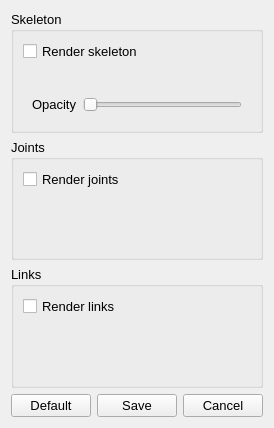
<?xml version="1.0" encoding="UTF-8"?>
<ui version="4.0">
 <class>RenderingOptionsWidget</class>
 <widget class="QWidget" name="RenderingOptionsWidget">
  <property name="windowModality">
   <enum>Qt::ApplicationModal</enum>
  </property>
  <property name="geometry">
   <rect>
    <x>0</x>
    <y>0</y>
    <width>240</width>
    <height>428</height>
   </rect>
  </property>
  <property name="font">
   <font>
    <pointsize>10</pointsize>
   </font>
  </property>
  <property name="windowTitle">
   <string>Form</string>
  </property>
  <layout class="QVBoxLayout" name="verticalLayout">
   <item>
    <widget class="QGroupBox" name="skeleton_rendering_options">
     <property name="font">
      <font>
       <pointsize>10</pointsize>
      </font>
     </property>
     <property name="title">
      <string>Skeleton</string>
     </property>
     <property name="checkable">
      <bool>false</bool>
     </property>
     <layout class="QVBoxLayout" name="verticalLayout_2">
      <item>
       <widget class="QCheckBox" name="skeleton_render">
        <property name="text">
         <string>Render skeleton</string>
        </property>
       </widget>
      </item>
      <item>
       <widget class="BaseEntityComboBox" name="skeleton_color" native="true"/>
      </item>
      <item>
       <widget class="QWidget" name="widget" native="true">
        <layout class="QHBoxLayout" name="horizontalLayout">
         <item>
          <widget class="QLabel" name="opacityLabel">
           <property name="text">
            <string>Opacity</string>
           </property>
          </widget>
         </item>
         <item>
          <widget class="QSlider" name="opacity_horizontalSlider">
           <property name="orientation">
            <enum>Qt::Horizontal</enum>
           </property>
          </widget>
         </item>
        </layout>
       </widget>
      </item>
     </layout>
    </widget>
   </item>
   <item>
    <widget class="QGroupBox" name="joint_rendering_options">
     <property name="title">
      <string>Joints</string>
     </property>
     <layout class="QVBoxLayout" name="verticalLayout_3">
      <item>
       <widget class="QCheckBox" name="joint_render">
        <property name="text">
         <string>Render joints</string>
        </property>
       </widget>
      </item>
      <item>
       <widget class="FileChooser" name="joint_model_file" native="true"/>
      </item>
      <item>
       <widget class="BaseEntityComboBox" name="joint_color" native="true"/>
      </item>
      <item>
       <widget class="BaseEntityComboBox" name="joint_selected_color" native="true"/>
      </item>
     </layout>
    </widget>
   </item>
   <item>
    <widget class="QGroupBox" name="link_rendering_options">
     <property name="title">
      <string>Links</string>
     </property>
     <layout class="QVBoxLayout" name="verticalLayout_4">
      <item>
       <widget class="QCheckBox" name="link_render">
        <property name="text">
         <string>Render links</string>
        </property>
       </widget>
      </item>
      <item>
       <widget class="FileChooser" name="link_model_file" native="true"/>
      </item>
      <item>
       <widget class="BaseEntityComboBox" name="link_color" native="true"/>
      </item>
     </layout>
    </widget>
   </item>
   <item>
    <layout class="QHBoxLayout" name="buttons">
     <item>
      <widget class="QPushButton" name="pushButton">
       <property name="text">
        <string>Default</string>
       </property>
      </widget>
     </item>
     <item>
      <widget class="QPushButton" name="pushButton_2">
       <property name="text">
        <string>Save</string>
       </property>
      </widget>
     </item>
     <item>
      <widget class="QPushButton" name="pushButton_3">
       <property name="text">
        <string>Cancel</string>
       </property>
      </widget>
     </item>
    </layout>
   </item>
  </layout>
 </widget>
 <customwidgets>
  <customwidget>
   <class>FileChooser</class>
   <extends>QWidget</extends>
   <header>GUI/BasicWidgets/FileChooser.h</header>
   <container>1</container>
  </customwidget>
  <customwidget>
   <class>BaseEntityComboBox</class>
   <extends>QWidget</extends>
   <header location="global">GUI/BasicWidgets/BaseEntityComboBox.h</header>
   <container>1</container>
  </customwidget>
 </customwidgets>
 <resources/>
 <connections/>
</ui>
